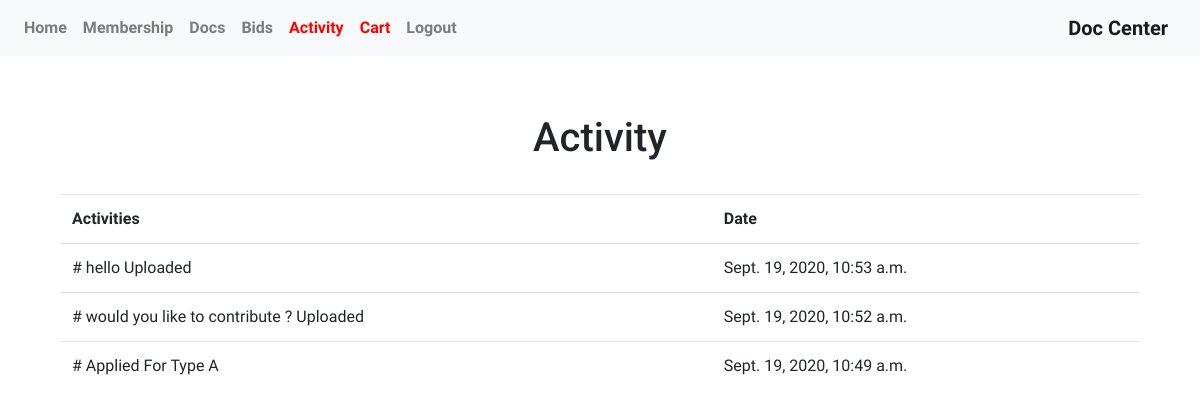
Page /activity/ (signed in) on the committed database.
### doc_center_app/models.py (models this page shows)
class activity(models.Model):
    user_id = models.ForeignKey(User, on_delete=models.CASCADE)
    activity = models.CharField(max_length=1000)
    pub_date = models.DateTimeField(auto_now_add=True)

### doc_center_app/views.py (the view)
# urls.py: path('activity/', views.activity, name="activity"),
def activity(request):
    if User.objects.filter(username=request.user.username):
        act = models.activity.objects.filter(user_id=give_u(request.user.username)).order_by('-pub_date')
        return render(request, 'homepages/activity.html', {'act': act})
    else:
        return render(request, 'homepages/activity.html', {'act': None})

### doc_center_app/views.py (called while the page is built)
def give_u(uname):
    user = User.objects.get(username=uname)
    return user

### templates/homepages/activity.html (shortened to what this page needs)
{% extends 'base.html' %}
{% load static %}
{% block body %}
{% if user.is_authenticated %}
    <div id="home" class="container mx-auto text-center" style="margin: 10px 0px 80px 0px;">
        <div class="row">
            <div class="col-md-9 mx-auto text-center .col-md-pull-12">
                <h1>Activity</h1>
            </div>
        </div>
        <br>
        <div class="mx-auto text-left container table-responsive">
            <table class="table">
                <tr>
                    <td style="font-weight: 700;">Activities</td>
                    <td style="font-weight: 700;">Date</td>
                </tr>
                {% for a in act %}
                    <tr>
                        <td># {{ a.activity }}</td>
                        <td><time>{{ a.pub_date }}</time></td>
                    </tr>
                {% endfor %}
            </table>
        </div>
    </div>
{% endif %}
{% endblock %}

### templates/base.html (style rules this page uses)
body { font-family: 'Baloo 2'; }
h1 { font-family: 'Roboto'; }

### rows in the picture
activity: activity "hello Uploaded", pub_date "Sept. 19, 2020, 10:53 a.m."
activity: activity "would you like to contribute ? Uploaded", pub_date "Sept. 19, 2020, 10:52 a.m."
activity: activity "Applied For Type A", pub_date "Sept. 19, 2020, 10:49 a.m."
